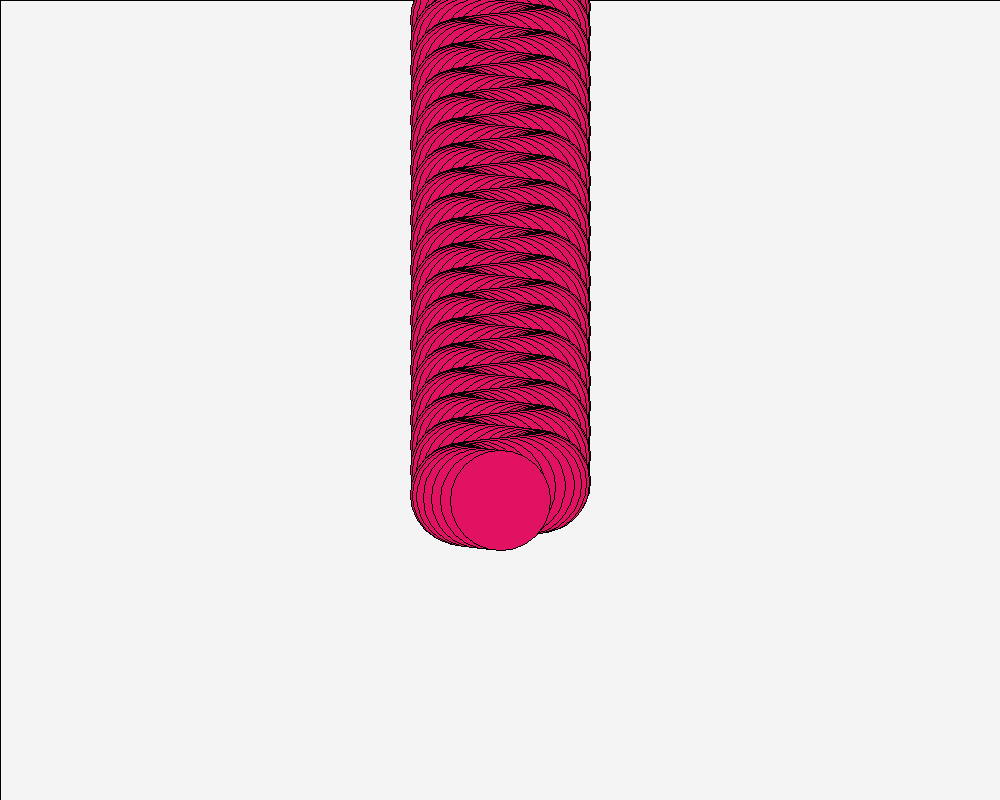
Frame 1 (no input)
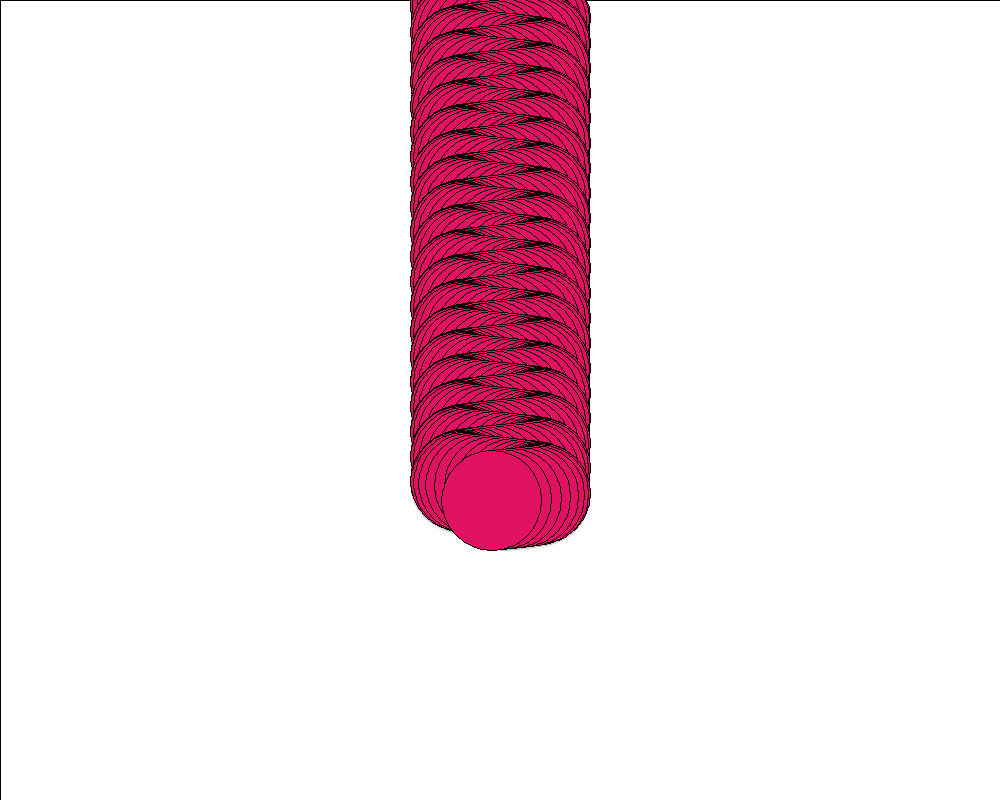
Frame 60 (the mouse pressed at the canvas centre just before this capture)
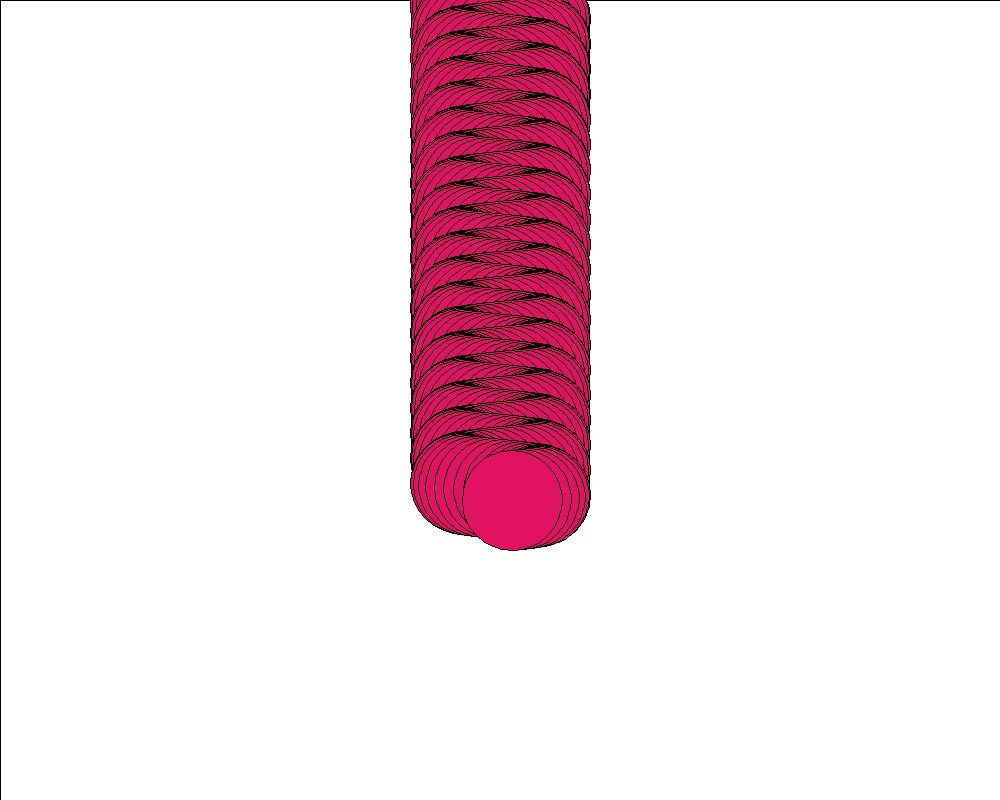
Frame 120 (the mouse held since frame 60 and released just before this capture)

The Processing sketch that drew these frames (run headless with seeded random() and noise(); from frame 60 on, the mouse is pressed at the canvas centre):

// Processing sketch: trippyBox
// ── trippyBox.pde
// trippy box

float a = 0.0;
float b = 0.0;
float incX = TWO_PI/25.0;


void setup(){
  size(1000,800);
  noSmooth();
}

void draw(){
  fill(#ffffff,200);
  rect(0,0,width,height);
  
  fill(#E01261);
  //noStroke();
  while(b <= 500){
    ellipse(500+sin(a)*40.0, b, 100, 100 );
    a = a + incX;
    b++;
  }
   
   if(b > 498){
     b = 0;
  }

}
  
  
